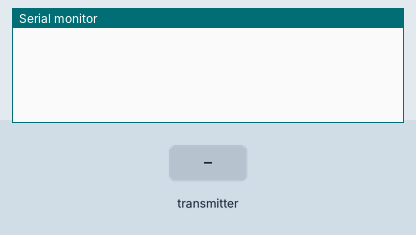
Bench run of a sketch on a simulated ESP8266 (NodeMCU). Parts: the last lines printed to the serial monitor. The inputs (shaded band) are chosen by the test bench. WiFi joins after 1.5 s; servers stay silent unless stated; no MQTT or app messages arrive unless stated.

Above: at 1.2 s.
1.3 s: the transmitter starts sending ssid = 0
At 1.7 s:
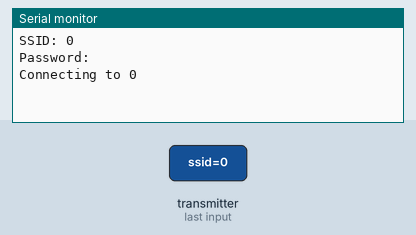
At 2.6 s:
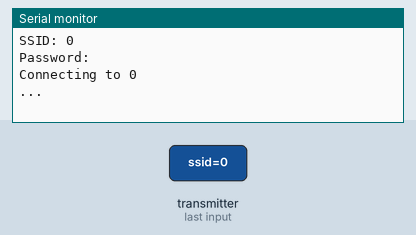

The sketch:

esp_wifi_config_receiver.ino
```cpp
#include <ESP8266WiFi.h>
#include <espnow.h>

#include <Ticker.h>
#include <AsyncMqttClient.h>

//MQTT Server IP
#define MQTT_HOST IPAddress(1, 1, 1, 1)
//MQTT Server Port
#define MQTT_PORT 1

#define MQTT_USER "xxx"
#define MQTT_PASS "xxx"


//MQTT Topics
#define MQTT_PUB_TEMP "sensordata/temperature"
#define MQTT_PUB_HUM "sensordata/humidity"
#define MQTT_PUB_ID "sensordata/ID"


// Data to send
float temp;
float hum;
int id;

AsyncMqttClient mqttClient;
Ticker mqttReconnectTimer;

Ticker wifiReconnectTimer;


unsigned long previousMillis = 0;   // Stores last time temperature was published
const long interval = 10000;        // Interval at which to publish sensor readings

bool send_mqtt_data = false;


typedef struct wifi_cresedentials {
  char ssid[32];
  char pass[32];

} wifi_cresedentials;


wifi_cresedentials cresedentials;

// Callback function that will be executed when data is received
void OnDataRecv(uint8_t * mac, uint8_t *incomingData, uint8_t len) {
  memcpy(&cresedentials, incomingData, sizeof(cresedentials));

  Serial.println("");
  Serial.print("SSID: ");
  Serial.println(cresedentials.ssid);
  Serial.print("Password: ");
  Serial.println(cresedentials.pass);
  Serial.println();
  connect_to_wifi();
}

void connect_to_wifi() {
  esp_now_deinit();
  Serial.print("Connecting to ");
  Serial.println(cresedentials.ssid);
  WiFi.hostname("sensor1");
  WiFi.begin(cresedentials.ssid, cresedentials.pass);

  while (WiFi.status() != WL_CONNECTED) {
    delay(500);
    Serial.print(".");
  }
  Serial.println("");
  Serial.println("WiFi connected");

  // Print the IP address
  Serial.print("IP address: ");
  Serial.print(WiFi.localIP());

  connectToMqtt();
}


void connectToMqtt() {
  Serial.println();
  Serial.println("Connecting to MQTT...");
  mqttClient.connect();
  mqttClient.onPublish(onMqttPublish);
  mqttClient.setServer(MQTT_HOST, MQTT_PORT);
  mqttClient.setCredentials(MQTT_USER, MQTT_PASS);
  send_mqtt_data = true;
}


void onMqttPublish(uint16_t packetId) {
  Serial.print("Publish acknowledged.");
  Serial.print("  packetId: ");
  Serial.println(packetId);
}

void setup() {
  // Initialize Serial Monitor
  Serial.begin(115200);

  // Set device as a Wi-Fi Station
  WiFi.mode(WIFI_STA);

  // Init ESP-NOW
  if (esp_now_init() != 0) {
    Serial.println("Error initializing ESP-NOW");
    return;
  }

  // Once ESPNow is successfully Init, we will register for recv CB to
  // get recv packer info
  esp_now_set_self_role(ESP_NOW_ROLE_SLAVE);
  esp_now_register_recv_cb(OnDataRecv);
}

void loop() {
  if (send_mqtt_data) {
    unsigned long currentMillis = millis();
    // Every X number of seconds (interval = 10 seconds)
    // it publishes a new MQTT message
    if (currentMillis - previousMillis >= interval) {
      // Save the last time a new reading was published
      previousMillis = currentMillis;
      temp = 22.0;
      hum = 32.2;
      id = 01;

      // Publish an MQTT message on topic esp/bme280/temperature
      uint16_t packetIdPub1 = mqttClient.publish(MQTT_PUB_TEMP, 1, true, String(temp).c_str());
      Serial.printf("Publishing on topic %s at QoS 1, packetId: %i ", MQTT_PUB_TEMP, packetIdPub1);
      Serial.printf("Message: %.2f \n", temp);

      // Publish an MQTT message on topic esp/bme280/humidity
      uint16_t packetIdPub2 = mqttClient.publish(MQTT_PUB_HUM, 1, true, String(hum).c_str());
      Serial.printf("Publishing on topic %s at QoS 1, packetId: %i ", MQTT_PUB_HUM, packetIdPub2);
      Serial.printf("Message: %.2f \n", hum);

      // Publish an MQTT message on topic esp/bme280/pressure
      uint16_t packetIdPub3 = mqttClient.publish(MQTT_PUB_ID, 1, true, String(id).c_str());
      Serial.printf("Publishing on topic %s at QoS 1, packetId: %i ", MQTT_PUB_ID, packetIdPub3);
      Serial.printf("Message: %.3f \n", id);
    }
  }

}
```

Measured:
- after the input at 1.3 s, the serial monitor: prints a new line at once (image 1)
